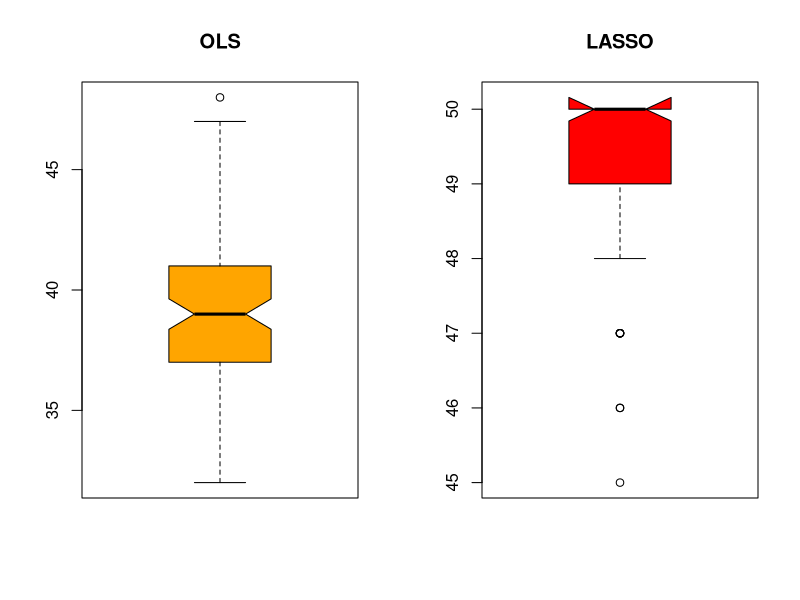
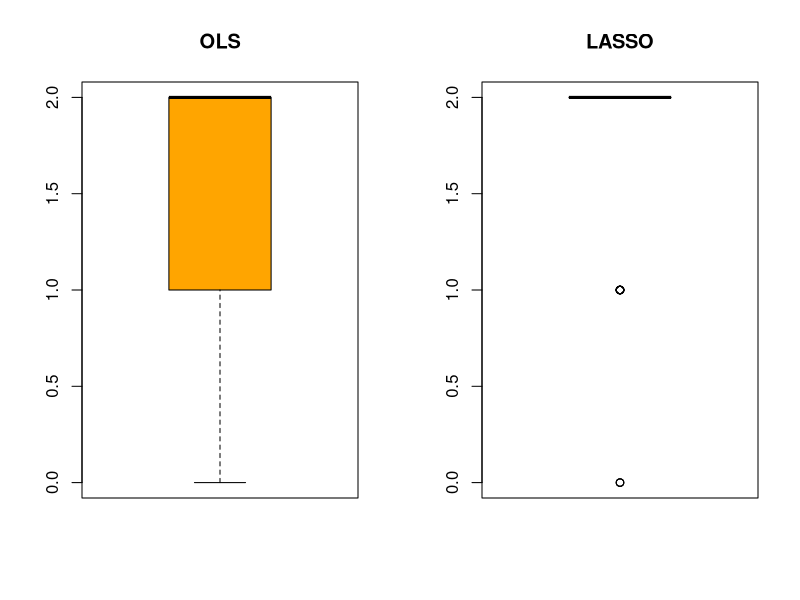
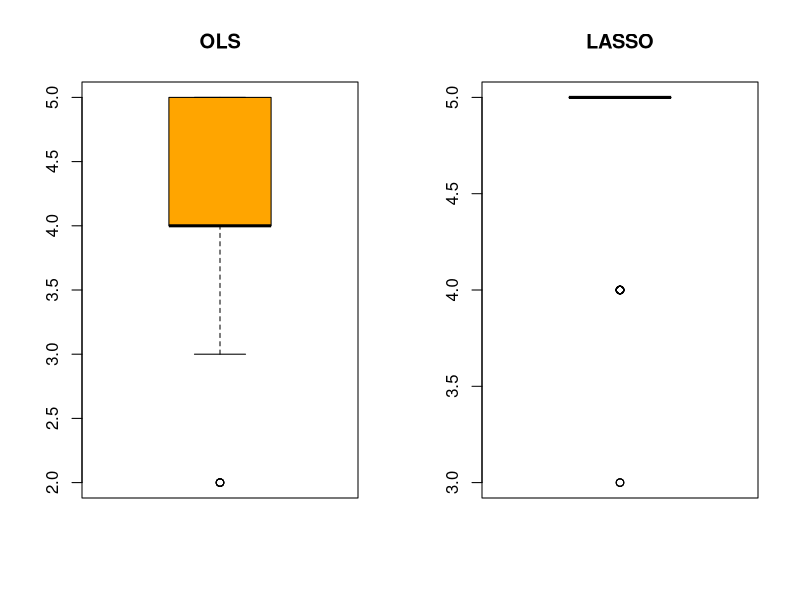
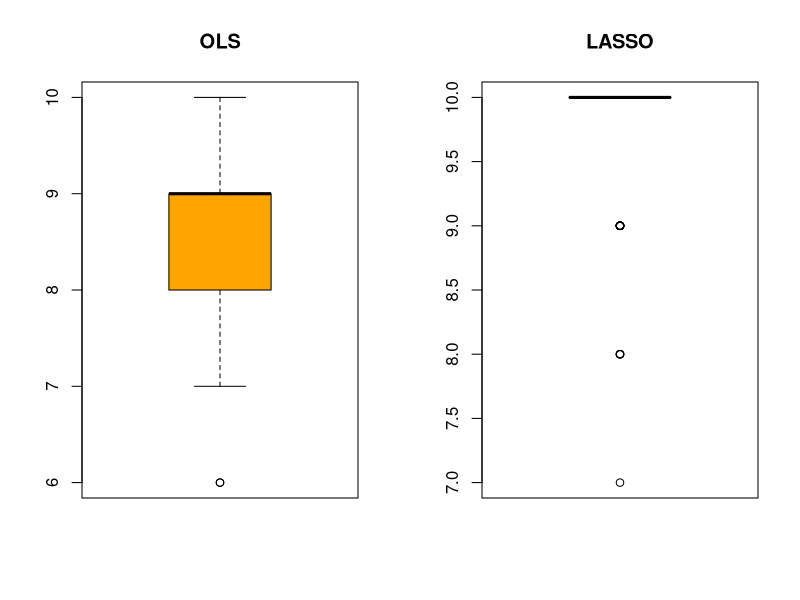
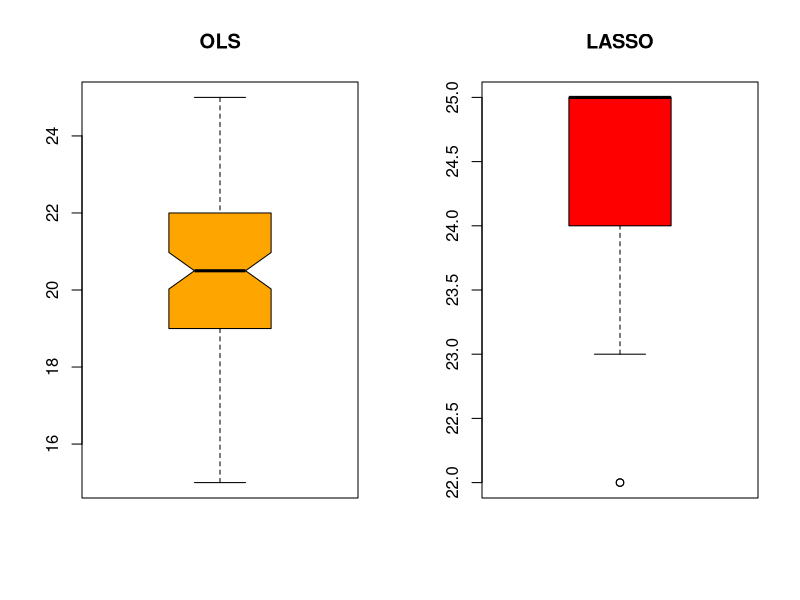

Write R code to recreate these figures, in order.
## ---- chunk 1
library(knitr)
knitr::opts_chunk$set(echo = TRUE)
## ---- chunk 2
# Generating data
generate_data <- function(p, n){
  beta0 <- rnorm(1)
  beta <- matrix(rnorm(p), nrow = p, ncol = 1)
  
  predictors <- matrix(
    rnorm(n*p), nrow = n, ncol = p,
    dimnames = list(rows = 1:n, cols = paste("X", 1:p, sep=""))
  )
  
  errors <- rnorm(n)
  observations <- data.frame(Y = beta0 + predictors %*% beta + errors)
  
  output <- as.data.frame(
    cbind(observations, predictors)
  )
  
  return(output)
}
#generated_data <- generate_data(10, 100)
#head(generated_data)

## ---- chunk 3
# OLS
ols <- function(input_data){
  ols_model <- lm(Y ~ ., input_data)
  
  # extract only coefficients whose p value <= 0.5
  significant_coefs <- data.frame(Coefficients = summary(ols_model)$coef[summary(ols_model)$coef[,4] <= .05, 4])
  
  # transpose vector so calculations work properly later
  ols_coefs <- t(significant_coefs)
  significant_predictors <- colnames(ols_coefs)[colnames(ols_coefs) != "(Intercept)"]
  ols_coefs <- ols_coefs[, significant_predictors]

  # check if intercept is significant
  if (is.na(significant_coefs["(Intercept)",])) {
    ols_beta_0 <- 0
  } else {
    ols_beta_0 <- significant_coefs["(Intercept)",]
  }
  
  sig_predictors_matrix <- as.matrix(input_data[, significant_predictors])
  errors <- input_data$Y - ols_beta_0 - sig_predictors_matrix %*% ols_coefs

  # calculating squared error using euclidean norm
  output <- list(sq_error = (norm(errors, "e"))^2,
                 q = length(significant_predictors))
  
  return(output)
}
#ols(generated_data)

## ---- chunk 4
# LASSO
library(glmnet)
lasso <- function(input_data){
  X <- as.matrix(input_data[colnames(input_data) != "Y"])
  Y <- as.matrix(input_data$Y)
  
  # LASSO with CV
  cv.fit <- cv.glmnet(X, Y, nfolds=10, family="gaussian") 

  # coefficients for LASSO model using optimal lambda
  lasso_coefs <- coef(cv.fit, s="lambda.min")
  
  no_intercept <- lasso_coefs@i[lasso_coefs@i != 0]

  #predict new coefficients using LASSO & optimal lambda
  prediction <- predict(cv.fit, newx = X, s="lambda.min")  

  # calculating squared error using euclidean norm
  output <- list(sq_error = (norm(Y-prediction, "e"))^2, 
                 q = length(no_intercept))

  return(output)
}
#lasso(generated_data)

## ---- chunk 5
# Repetition
analysis_for <- function(p) {
  statistics <- list(
    ols_err = 1:100,
    lasso_err = 1:100,
    ols_q = 1:100,
    lasso_q = 1:100
  )
  
  for (i in 1:100) {
    generated_data <- generate_data(p, 100)
    ols_stats <- ols(generated_data)
    lasso_stats <- lasso(generated_data)
    
    statistics$ols_err[i] <- ols_stats$sq_error
    statistics$lasso_err[i] <- lasso_stats$sq_error
    statistics$ols_q[i] <- ols_stats$q
    statistics$lasso_q[i] <- lasso_stats$q
  }
  
  statistics$ols_mse <- sum(statistics$ols_err)/100
  statistics$lasso_mse <- sum(statistics$lasso_err)/100
  
  return(statistics)
}

#analysis_for(10)
## ---- chunk 6
# p Values
p_values <- c(2, 5, 10, 25, 50)

summary_df <- data.frame(
  p = p_values,
  OLS = p_values,
  LASSO = p_values #just to be consistent in size
)

q_dispersions <- list(ols = list(), lasso = list())

for (i in 1:5) {
  p <- p_values[i]

  #getting statistics
  statistics <- analysis_for(p)
  ols_mse <- statistics$ols_mse
  lasso_mse <- statistics$lasso_mse
  
  #inputting into matrix
  summary_df$OLS[i] <- ols_mse
  summary_df$LASSO[i] <- lasso_mse
  
  q_dispersions$ols[p] <- list(statistics$ols_q)
  q_dispersions$lasso[p] <- list(statistics$lasso_q)
}

## ---- chunk 7
par(mfrow=c(1,2))

boxplot(q_dispersions$ols[50],
  main = "OLS",
  col = "orange",
  notch = TRUE
)

boxplot(q_dispersions$lasso[50],
  main = "LASSO",
  col = "red",
  notch = TRUE
)
## ---- chunk 8
kable(summary_df)
## ---- chunk 9
par(mfrow=c(1,2))

boxplot(q_dispersions$ols[2],
  main = "OLS",
  col = "orange"
)

boxplot(q_dispersions$lasso[2],
  main = "LASSO",
  col = "red"
)
## ---- chunk 10
par(mfrow=c(1,2))

boxplot(q_dispersions$ols[5],
  main = "OLS",
  col = "orange"
)

boxplot(q_dispersions$lasso[5],
  main = "LASSO",
  col = "red"
)
## ---- chunk 11
par(mfrow=c(1,2))

boxplot(q_dispersions$ols[10],
  main = "OLS",
  col = "orange"
)

boxplot(q_dispersions$lasso[10],
  main = "LASSO",
  col = "red"
)
## ---- chunk 12
par(mfrow=c(1,2))

boxplot(q_dispersions$ols[25],
  main = "OLS",
  col = "orange",
  notch = TRUE
)

boxplot(q_dispersions$lasso[25],
  main = "LASSO",
  col = "red"
)
